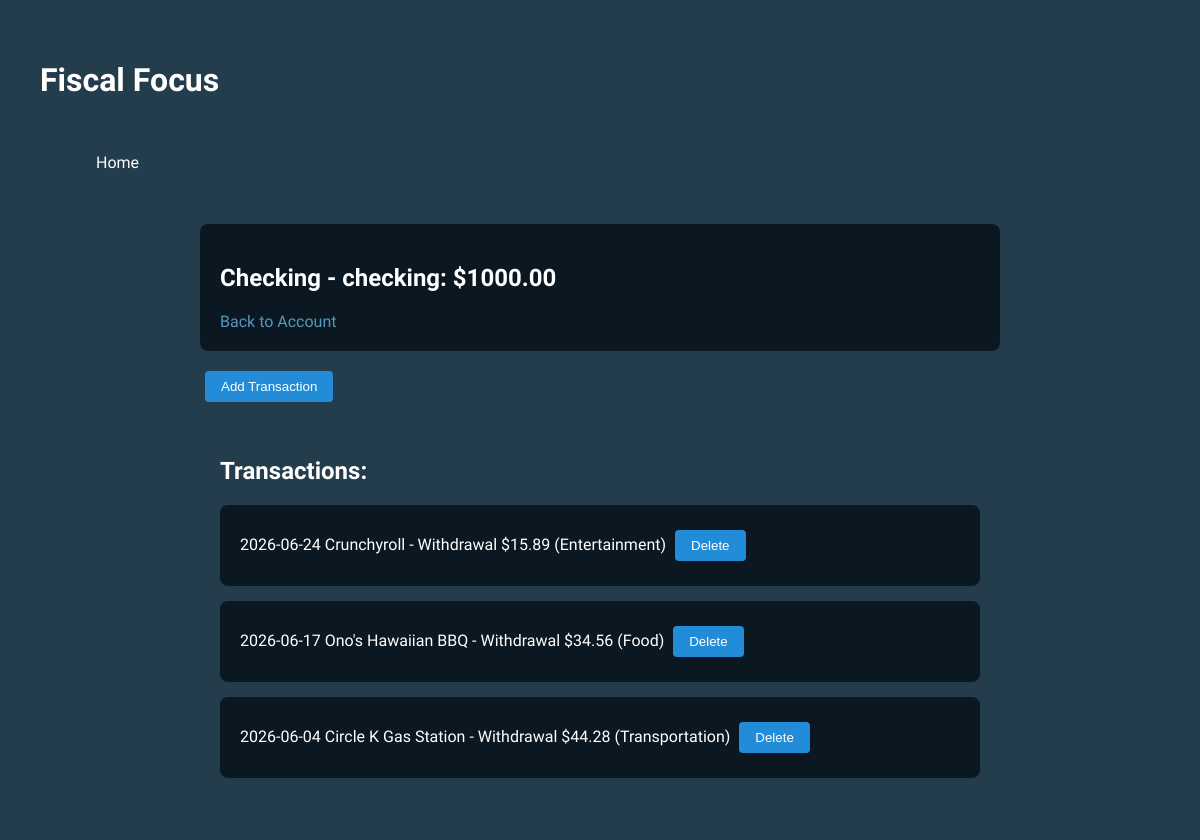
Before: /account/1/transactions with the older database file.
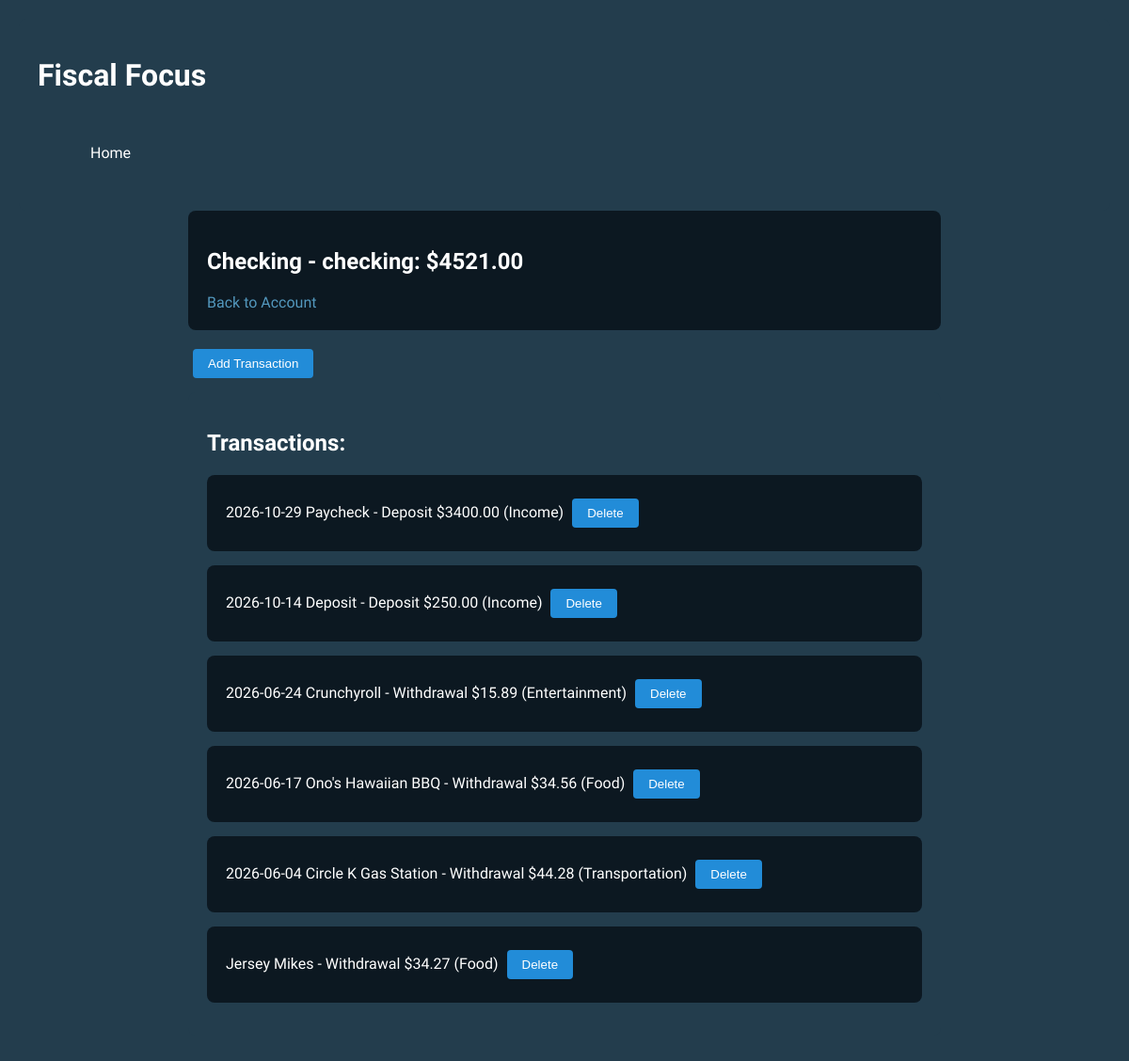
After: the same page with the newer database file.
### tables this page shows
CREATE TABLE account (
    id INTEGER PRIMARY KEY AUTOINCREMENT,
    user_id INTEGER,
    account_name TEXT,
    account_type TEXT, 
    balance REAL
);

CREATE TABLE transactions (
    id INTEGER PRIMARY KEY AUTOINCREMENT,
    date TEXT, 
    name TEXT,
    amount REAL,
    is_recurring INTEGER,
    transaction_type TEXT,
    account_id INTEGER, 
    categories_id INTEGER
);

CREATE TABLE categories (
    id INTEGER PRIMARY KEY AUTOINCREMENT,
    category_name TEXT
);

### finance_app.py (the view, shortened to what this page needs)
@app.route('/account/<int:account_id>/transactions', methods=['GET', 'POST'])
def transactions_page(account_id):
    connection = get_connection()
    account = get_account_or_404(connection, account_id)
    categories = connection.execute("SELECT * FROM categories").fetchall()
    errors = []
    form = {}
    transactions = connection.execute("""
        SELECT transactions.*, categories.category_name
        FROM transactions
        LEFT JOIN categories ON transactions.categories_id = categories.id
        WHERE transactions.account_id = ?
        ORDER BY transactions.date DESC
        """, (account_id,)).fetchall()
    connection.close()
    status = 400 if errors else 200
    return render_template('fiscal_transaction.html', account=account, transactions=transactions,
                           categories=categories, errors=errors, form=form), status

### finance_app.py (called while the page is built)
def get_connection():
    connection = sqlite3.connect(os.path.join(BASE_DIR, 'finance_db', 'finance_tracker.db'))
    connection.row_factory = sqlite3.Row
    return connection

def get_account_or_404(connection, account_id):
    account = connection.execute("SELECT * FROM account WHERE id = ?", (account_id,)).fetchone()
    if account is None:
        connection.close()
        abort(404)
    return account

### finance_frontend/templates/fiscal_transaction.html (shortened to what this page needs)
{% extends 'base.html' %}
{% block page %}transactions{% endblock %}
{% block content %}
    <div id="account-detail">
        <div class="section">
            <h2>{{ account.account_name }} - {{ account.account_type }}: ${{ '%.2f'|format(account.balance) }}</h2>
            <a href="{{ url_for('account_page', account_id=account.id) }}">Back to Account</a>
        </div>
    </div>
    <button onclick="showForm('transaction-form')"> Add Transaction </button>
    <section id="transactions-container">
        <h2>Transactions:</h2>
        {% for transaction in transactions %}
        <div class="section">
            {{ transaction.date }} {{ transaction.name }} - {{ transaction.transaction_type|capitalize }} ${{ '%.2f'|format(transaction.amount) }}
            ({{ transaction.category_name or 'No category' }})
            <button class="delete-btn" onclick="deleteTransactions({{ transaction.id }})">Delete</button>
        </div>
        {% else %}
        <p>No transactions yet.</p>
        {% endfor %}
    </section>
{% endblock %}

### finance_frontend/templates/base.html (shortened to what this page needs)
<!DOCTYPE html>
<html lang="en">
<head>
    <link rel="stylesheet" href="{{ url_for('static', filename='fiscal_focus.css') }}">
</head>
<body data-page="{% block page %}{% endblock %}" data-account-id="{{ account.id if account else '' }}">
    <header>
        <h1>Fiscal Focus</h1>
        <nav>
            <ul>
                <li><a href="{{ url_for('home_page') }}">Home</a></li>
            </ul>
        </nav>
    </header>
    <main>
        {% block content %}{% endblock %}
    </main>
</body>
</html>

### finance_frontend/static/fiscal_focus.css (style rules this page uses)
body { background-color: #233D4D; font-family: 'Spline Sans', Times, serif; margin: 0; padding: 20px; color: #FFFFFF; }
header { background-color: #233D4D; color: #FFFFFF; padding: 20px; border-radius: 8px; }
h1, h2 { font-family: 'Aclonica', Times, serif; }
section { background-color: #233D4D; padding: 20px; margin: 10px 0; border-radius: 8px; color: #FFFFFF; }
.section { background-color: #0C1821; padding: 20px; margin-bottom: 15px; border-radius: 8px; }
.section a { color: #5398BE; text-decoration: none; }
main { margin: 0 auto; max-width: 800px; }
nav { display: flex; justify-content: space-between; align-items: center; padding: 1rem; }
nav ul { list-style: none; display: flex; gap: 1rem; }
nav a { color: #FFFFFF; text-decoration: none; }
button { padding: 8px 16px; margin: 5px; border-radius: 4px; border: none; background-color: #228CD8; color: #FFFFFF; cursor: pointer; }

Changed rows visible on the page:
changed account "Checking": balance "1000.00" → "4521.00"
added transactions: amount "3400.00"
added transactions: amount "250.00"
added transactions: amount "34.27"
